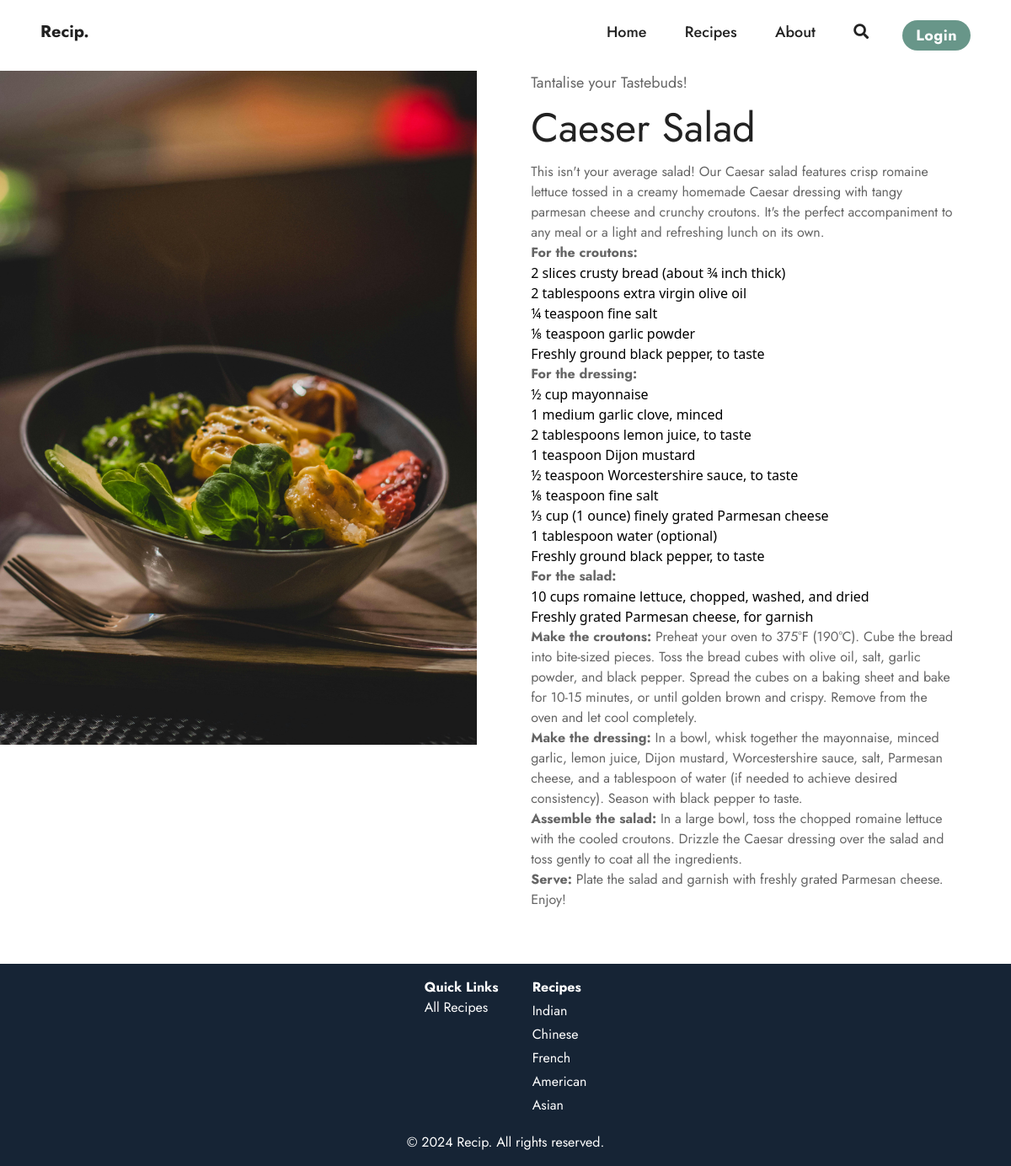
/recipe/4/, run on the app's committed database.
### recipes/models.py (models this page shows, shortened)
class Recipe(models.Model):
    ASIAN = 'asian'
    AMERICAN = 'american'
    MEXICAN = 'mexican'
    ITALIAN = 'italian'
    FRENCH = 'french'
    EGYPTIAN = 'egyptian'
    MORROCAN = 'morrocan'
    INDIAN = 'indian'
    CHINESE = 'chinese'
    JAPANESE = 'japanese'
    OTHER = 'other'
    CATEGORY_CHOICES = [
        (ASIAN, 'asian'),
        (AMERICAN, 'american'),
        (MEXICAN, 'mexican'),
        (ITALIAN, 'italian'),
        (FRENCH, 'french'),
        (EGYPTIAN, 'egyptian'),
        (MORROCAN, 'morrocan'),
        (INDIAN, 'indian'),
        (CHINESE, 'chinese'),
        (JAPANESE, 'japanese'),
        (OTHER, 'other')
    ]
    title = models.CharField(max_length=100, default='Enter the name of your dish...')
    description = models.TextField()
    image = models.ImageField(upload_to='recipe_images', default='recipe_images/default.jpg')
    ingredients = RichTextField(default='Write your ingredients here...')
    instructions = RichTextField(default='Write your instructions here...')
    category = models.CharField(max_length=30, default=OTHER, choices=CATEGORY_CHOICES)
    total_cook_time = models.IntegerField(default=0)
    author = models.ForeignKey(User, on_delete=models.PROTECT, related_name='recipes')
    created_at = models.DateTimeField(auto_now_add=True)
    updated_at = models.DateTimeField(auto_now=True)

### recipes/views.py (the view)
# urls.py: path('recipe/<int:pk>/', RecipeDetailView.as_view(), name="recipe_detail"),
class RecipeDetailView(DetailView):
    model = Recipe
    context_object_name = 'recipe'
    template_name = 'recipes/recipe_detail.html'

### recipes/templates/recipes/recipe_detail.html (shortened to what this page needs)
{% extends 'base.html' %}
{% block content %}
<div class='flex'>
    <img src="{{recipe.image.url}}"
    alt="{{recipe.title}}" class="flex object-cover w-full h-screen sticky top-0">
    <div class='px-16 pb-16 w-full'>
        <p class='text-lg mb-4'>Tantalise your Tastebuds!</p>
        <h2 class='text-5xl mb-4'>{{ recipe.title }}</h2>
        <p>{{ recipe.description|safe }}</p>
		<p>{{ recipe.ingredients|safe }}</p>
		<p>{{ recipe.instructions|safe }}</p>
    </div>
</div>
{% endblock %}

### static/css/styles.css (style rules this page uses)
:root { --primary-color: #162435; --accent-color: #689689; --misc-one: #f06543; --misc-two: #f09d51; --font-title: #222222; --font-body: #656565; }
body { margin: 0; padding: 0; }
h1, h2 { font-family: "Georgia", serif; }
h2, h3, p, a { font-family: "Jost", sans-serif; }
h2 { font-size: 2rem; color: var(--font-title); }
p { font-size: 1rem; color: var(--font-body); }

### data on the page
Recipe: image (picture), title "Caeser Salad", description "This isn't your average salad! Our Caesar salad features crisp romaine lettuce tossed in a creamy homemade Caesar dressing with tangy parmesan cheese and crunchy croutons. It's the perfect accompaniment to any meal or a light and refreshing lunch on its own.", ingredients "For the croutons: 2 slices crusty bread (about ¾ inch thick) 2 tablespoons extra virgin olive oil ¼ teaspoon fine salt ⅛ teaspoon garlic powder Freshly ground black pepper, to taste For the dressing: ½ cup mayonnaise 1 medium garlic clove, minced 2 tablespoons lemon juice, to taste 1 teaspoon Dijon mustard ½ teaspoon Worcestershire sauce, to taste ⅛ teaspoon fine salt ⅓ cup (1 ounce) finely grated Parmesan cheese 1 tablespoon water (optional) Freshly ground black pepper, to taste For the salad: 10 cups romaine lettuce, chopped, washed, and dried Freshly grated Parmesan cheese, for garnish", instructions "Make the croutons: Preheat your oven to 375°F (190°C). Cube the bread into bite-sized pieces. Toss the bread cubes with olive oil, salt, garlic powder, and black pepper. Spread the cubes on a baking sheet and bake for 10-15 minutes, or until golden brown and crispy. Remove from the oven and let cool completely. Make the dressing: In a bowl, whisk together the mayonnaise, minced garlic, lemon juice, Dijon mustard, Worcestershire sauce, salt, Parmesan cheese, and a tablespoon of water (if needed to achieve desired consistency). Season with black pepper to taste. Assemble the salad: In a large bowl, toss the chopped romaine lettuce with the cooled croutons. Drizzle the Caesar dressing over the…"
